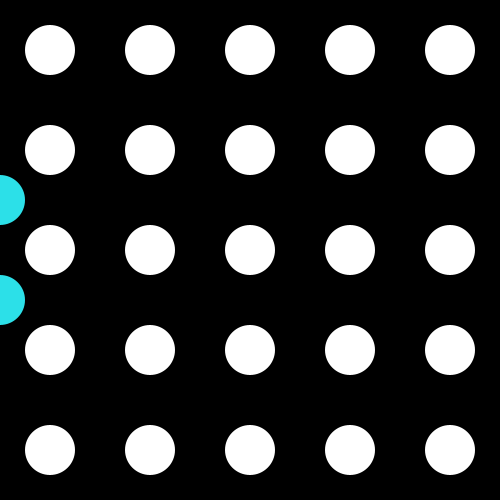
Frame 1 (no input)
Frame 60 (the mouse pressed at the canvas centre just before this capture): identical to frame 1, image omitted
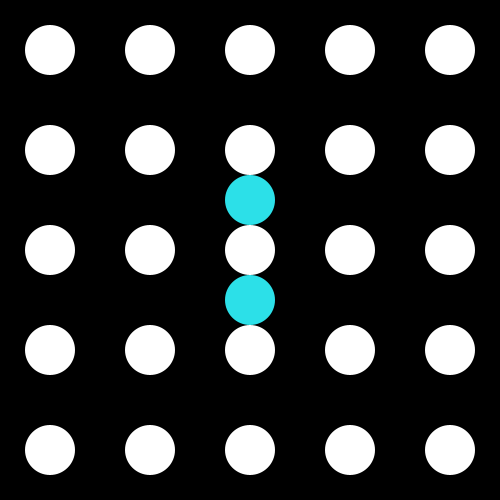
Frame 120 (the mouse held since frame 60 and released just before this capture)

The Processing sketch that drew these frames (run headless with seeded random() and noise(); from frame 60 on, the mouse is pressed at the canvas centre):

// Processing sketch: processing_119408
// ── processing_119408.pde

void setup()
{
  size(500, 500);
  background(#000000);
  
}
 
void draw()
{

  //Bewegung  
  translate(0, 200);
  background(#000000);
       
  noStroke();
  fill(#2CE0E8);
  ellipse(mouseX, 0, 50, 50);
  ellipse(mouseX, 100, 50, 50);
  
  //Erste Reihe
  translate(-0, -200);
  fill(255);
  ellipse(50, 50, 50, 50);
  ellipse(150, 50, 50, 50);
  ellipse(250, 50, 50, 50);
  ellipse(350, 50, 50, 50);
  ellipse(450, 50, 50, 50);
  
  //Zweite Reihe
  ellipse(50, 150, 50, 50);
  ellipse(150, 150, 50, 50);
  ellipse(250, 150, 50, 50);
  ellipse(350, 150, 50, 50);
  ellipse(450, 150, 50, 50);
 
  //Dritte Reihe
  ellipse(50, 250, 50, 50);
  ellipse(150, 250, 50, 50);
  ellipse(250, 250, 50, 50);
  ellipse(350, 250, 50, 50);
  ellipse(450, 250, 50, 50);
  
  //Vierte Reihe
  ellipse(50, 350, 50, 50);
  ellipse(150, 350, 50, 50);
  ellipse(250, 350, 50, 50);
  ellipse(350, 350, 50, 50);
  ellipse(450, 350, 50, 50);
  
  //F¸nfte Reihe
  ellipse(50, 450, 50, 50);
  ellipse(150, 450, 50, 50);
  ellipse(250, 450, 50, 50);
  ellipse(350, 450, 50, 50);
  ellipse(450, 450, 50, 50);
   
    
}
